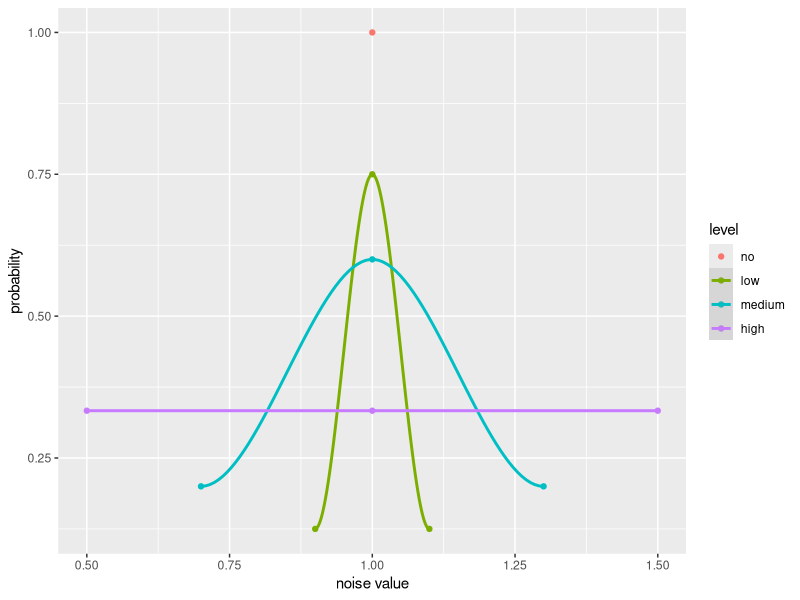
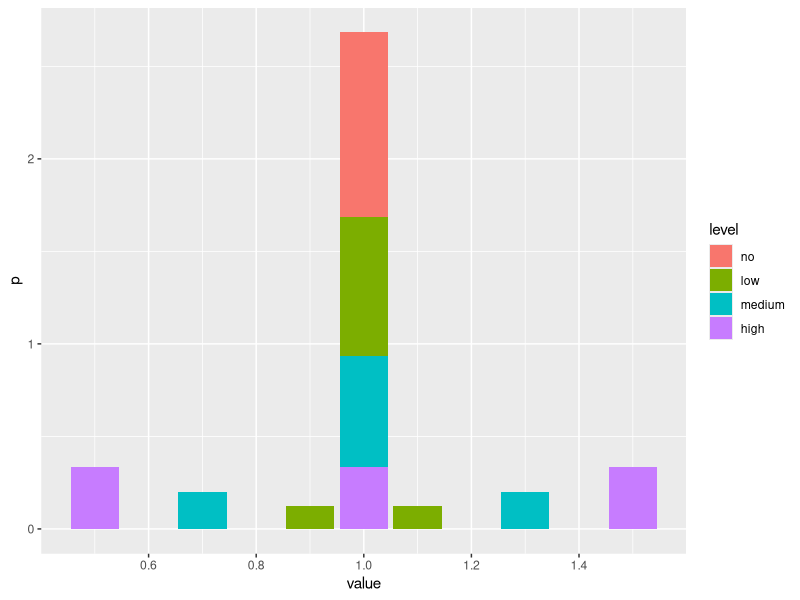

These charts were generated, in order, by the following R code: (Note: this script raises an error after producing the figures.)
## plots
library(ggplot2)


# noise plots

setwd("~/Documents/git/CoCoLab/collective/writing/Cubert/plots/")
n = read.csv("noise.csv",header=T)

n$level <- factor(n$level,levels=c("no","low","medium","high"))

ggplot(n,aes(x=value,y=p,color=level)) +
  geom_point(alpha=1) +
  geom_smooth(alpha=.25) +
  xlab("noise value")+
  ylab("probability")+
  labs(fill="noise level")

low <- ggplot(n, aes(x=value,y=p,fill=level)) +
  #geom_bar(alpha=.5,stat='identity',position='stack')
  geom_bar(stat="identity")
  #geom_density(aes(alpha=0.5,size=1))
  #ylab("") +
  #xlab("")+
  #ylim(0,1)
low


qplot(value, ..count.., data=n, geom="density", fill=level, position="stack")

#ggsave(filename='low.png',plot=low,width=5, height=3)

mid <- ggplot(data.frame(y=c(.2, .6, .2),
                         x=c(0.5, 1, 1.5) ),
              aes(x=x, y=y)) +
  geom_bar(alpha=.5,fill="#17B32B",stat='identity',position=position_dodge())+
  ylab("") +
  xlab("")+
  ylim(0,1)+
  theme_blackDisplay()+
  
  
  ggsave(filename='mid.png',plot=mid,width=5, height=3)

high <- ggplot(data.frame(y=c(.333, .333, .333),
                          x=c(0.5, 1, 1.5) ),
               aes(x=x, y=y)) +
  geom_bar(alpha=.5,fill="#5187FF",stat='identity',position=position_dodge())+
  ylab("") +
  xlab("")+
  ylim(0,1)+
  theme_blackDisplay()

ggsave(filename='high.png',plot=high,width=5, height=3)
